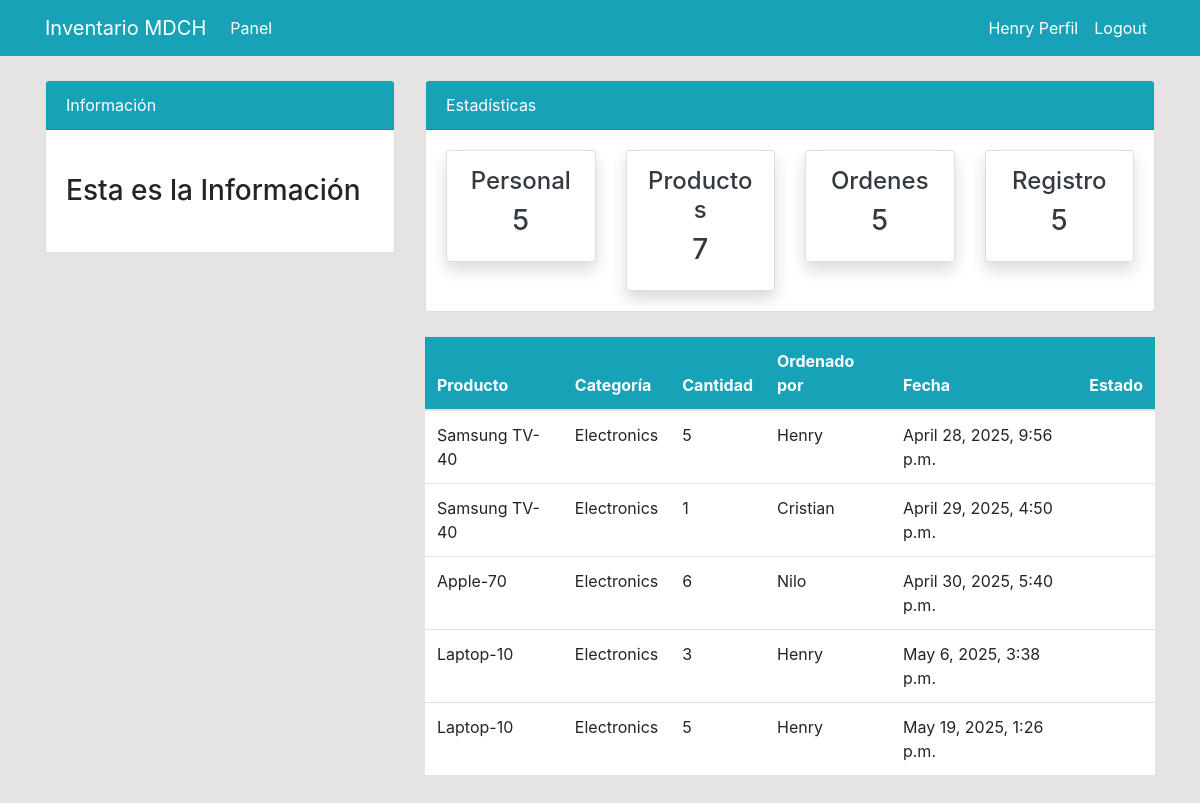
/order/ (signed in), run on an earlier commit of the app's database.
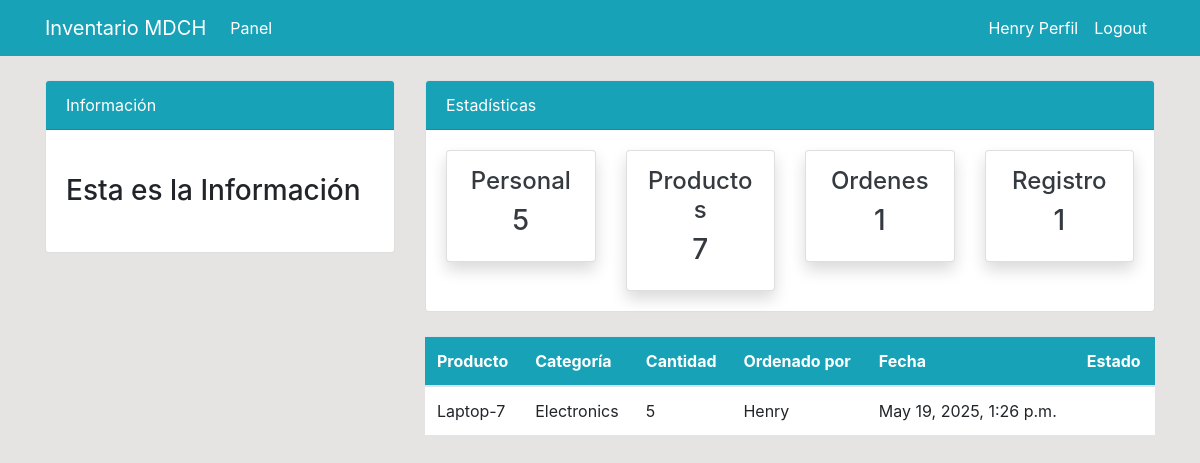
And on a later commit of the database.
### dashboard/models.py (models this page shows, shortened)
class Order(models.Model):
    product=models.ForeignKey(Product, on_delete=models.CASCADE, null=True)
    staff=models.ForeignKey(User, models.CASCADE, null=True, blank=True)
    order_quantity=models.PositiveIntegerField(null=True)
    date=models.DateTimeField(auto_now_add=True)
    STATUS_CHOICES = [
        ('pendiente', 'Pendiente'),
        ('aceptada', 'Aceptada'),
        ('denegada', 'Denegada'),
    ]
    status = models.CharField(
        max_length=10,
        choices=STATUS_CHOICES,
        default='pendiente'
    )
    class   Meta:
        verbose_name_plural= 'Order'

class Product(models.Model):
    name= models.CharField(max_length=100, null=True)
    category=models.CharField(max_length=30, choices=CATEGORY, null=True)
    quantity=models.PositiveIntegerField (null=True)
    class   Meta:
        verbose_name_plural= 'Product'
    def __str__(self):
        return f'{self.name}-{self.quantity}'

### dashboard/views.py (the view)
# urls.py: path('order/', views.order, name='dashboard-order'),
@login_required
def order(request):
    order = Order.objects.filter(status='pendiente')
    orders_count=order.count()
    workers_count =User.objects.all().count()
    product_count=Product.objects.all().count()
    context = {
        'order': order,
        'workers_count': workers_count,
        'orders_count': orders_count,
        'product_count': product_count,
    }
    return render(request, 'dashboard/order.html', context)

### templates/dashboard/order.html (shortened to what this page needs)
{% extends 'partials/base.html'%}
{% block content %}
{% include 'partials/topnav.html'%}
<div class="container">
    <div class="row my-4">
        <div class="col-md-4">
        </div>
        <div class="col-md-8">
            <table class="table bg-white">
                <thead class="bg-info">
                    <tr class="text-white">
                        <th scope="col">Producto</th>
                        <th scope="col">Categoría</th>
                        <th scope="col">Cantidad</th>
                        <th scope="col">Ordenado por</th>
                        <th scope="col">Fecha</th>
                        <th scope="col">Estado</th>
                    </tr>
                </thead>
                <tbody>
                    {% for order in order %}
                    <tr>
                        <td>{{ order.product }}</td>
                        <td>{{ order.product.category }}</td>
                        <td>{{ order.order_quantity }}</td>
                        <td>{{ order.staff.username }}</td>
                        <td>{{ order.date }}</td>
                        <td>
                        </td>
                    </tr>
                    {% endfor %}
                </tbody>
            </table>
        </div>
    </div>
</div>
{% endblock %}

What changed in the data, as far as the page shows it:
no longer on this page (row edited): Order: product "Samsung TV-40", product.category "Electronics", order_quantity "5", staff.username "Henry", date "April 28, 2025, 9:56 p.m."
no longer on this page (row edited): Order: product "Samsung TV-40", product.category "Electronics", order_quantity "1", staff.username "Cristian", date "April 29, 2025, 4:50 p.m."
no longer on this page (row edited): Order: product "Apple-70", product.category "Electronics", order_quantity "6", staff.username "Nilo", date "April 30, 2025, 5:40 p.m."
no longer on this page (row edited): Order: product "Laptop-10", product.category "Electronics", order_quantity "3", staff.username "Henry", date "May 6, 2025, 3:38 p.m."
changed through a linked row, Order "Electronics": product "Laptop-10" → "Laptop-7"
Also different on the page:
{{ orders_count }}: "5" → "1"
